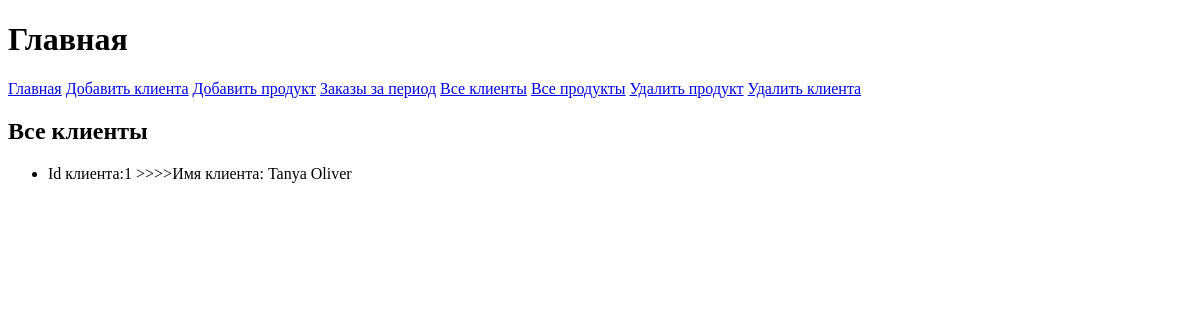
The app's page /get_all_clients/, older data.
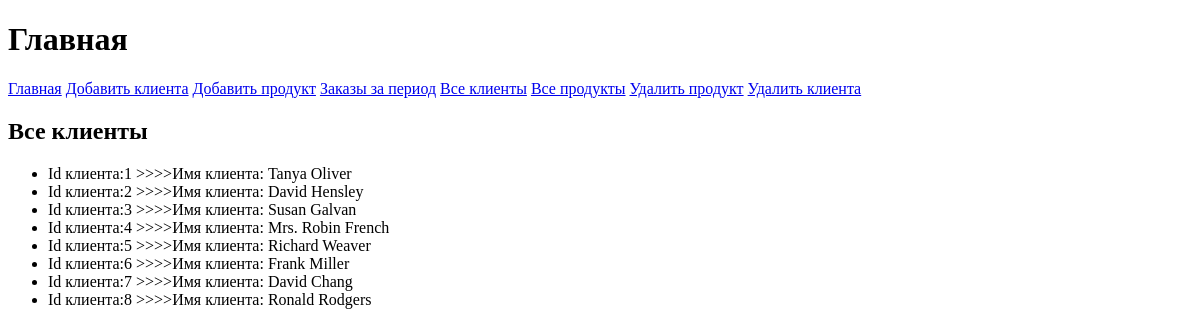
The same page, newer data.
### shopapp/models.py (models this page shows, shortened)
class Client(models.Model):
    name = models.CharField(max_length=100)
    email = models.EmailField(max_length=100)
    phone = models.CharField(max_length=100)
    address = models.CharField(max_length=100)
    date = models.DateField()

### shopapp/views.py (the view)
# urls.py: path('get_all_clients/', views.get_all_clients, name='get_all_clients'),
def get_all_clients(request):
    clients = Client.objects.all()
    context = {'title': 'Все клиенты', 'clients': clients}
    return render(request, 'shopapp/all_clients.html', context)

### shopapp/templates/shopapp/all_clients.html (shortened to what this page needs)
{% extends 'shopapp/base.html' %}
{% block content %}
    <h2>{{ title }}</h2>
    <ul>
        {% for client in clients %}
            <li> Id клиента:{{ client.id }} >>>>Имя клиента: {{ client.name }}</li>
        {% endfor %}
    </ul>
{% endblock %}

Row changes from the older to the newer data that the page shows:
added Client: id "2", name "David Hensley"
added Client: id "3", name "Susan Galvan"
added Client: id "4", name "Mrs. Robin French"
added Client: id "5", name "Richard Weaver"
added Client: id "6", name "Frank Miller"
added Client: id "7", name "David Chang"
added Client: id "8", name "Ronald Rodgers"
